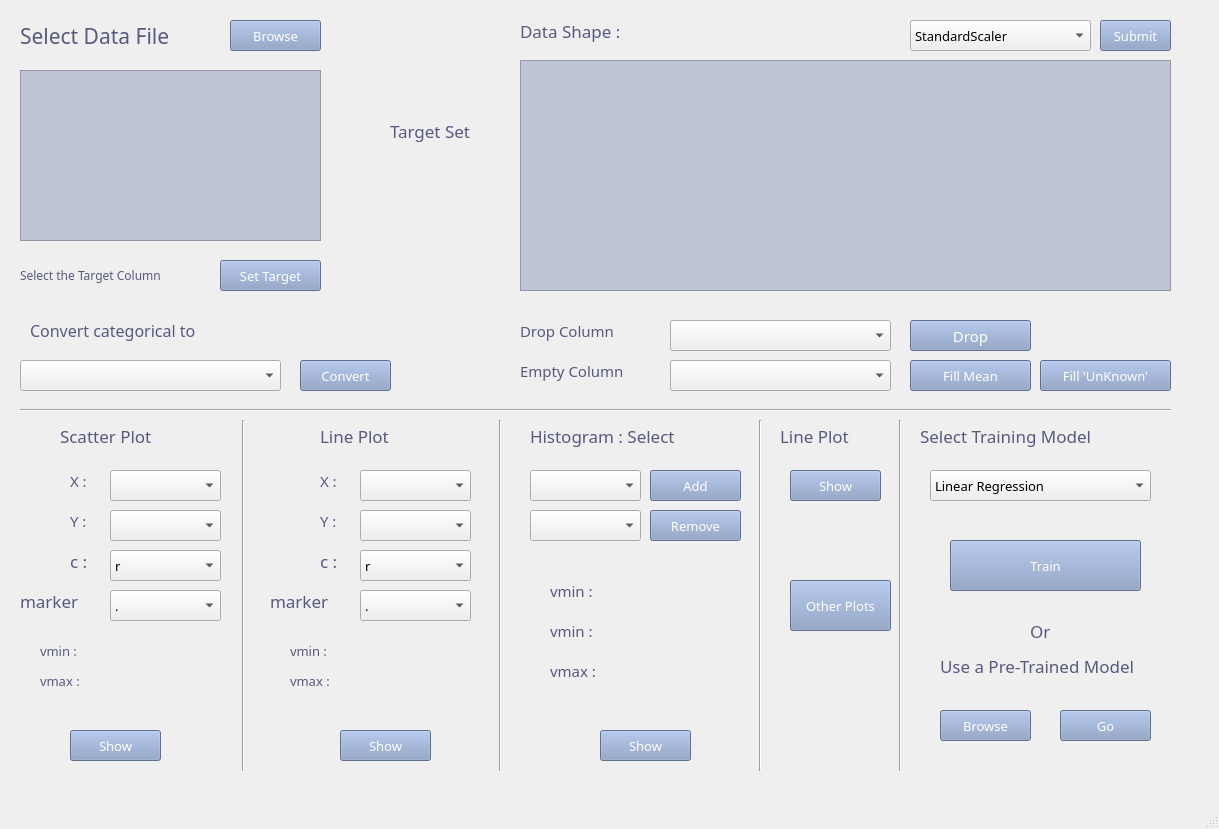
<?xml version="1.0" encoding="UTF-8"?>
<ui version="4.0">
 <class>MainWindow</class>
 <widget class="QMainWindow" name="MainWindow">
  <property name="geometry">
   <rect>
    <x>0</x>
    <y>0</y>
    <width>1219</width>
    <height>829</height>
   </rect>
  </property>
  <property name="font">
   <font>
    <family>EF_다이어리</family>
    <pointsize>10</pointsize>
   </font>
  </property>
  <property name="windowTitle">
   <string>MainWindow</string>
  </property>
  <widget class="QWidget" name="centralwidget">
   <widget class="QLabel" name="label">
    <property name="geometry">
     <rect>
      <x>20</x>
      <y>20</y>
      <width>201</width>
      <height>31</height>
     </rect>
    </property>
    <property name="font">
     <font>
      <family>빛의 계승자 Bold</family>
      <pointsize>16</pointsize>
      <weight>9</weight>
      <italic>false</italic>
      <bold>false</bold>
     </font>
    </property>
    <property name="styleSheet">
     <string notr="true">color: rgb(87, 89, 127);
font: 75 16pt &quot;빛의 계승자 Bold&quot;;</string>
    </property>
    <property name="text">
     <string>Select Data File</string>
    </property>
   </widget>
   <widget class="QPushButton" name="Browse">
    <property name="geometry">
     <rect>
      <x>230</x>
      <y>20</y>
      <width>91</width>
      <height>31</height>
     </rect>
    </property>
    <property name="font">
     <font>
      <family>빛의 계승자 Regular</family>
      <pointsize>10</pointsize>
      <weight>50</weight>
      <italic>false</italic>
      <bold>false</bold>
      <underline>false</underline>
     </font>
    </property>
    <property name="styleSheet">
     <string notr="true">background-color: rgb(133, 154, 194);
font: 10pt &quot;빛의 계승자 Regular&quot;;
color: rgb(255, 255, 255);</string>
    </property>
    <property name="text">
     <string>Browse</string>
    </property>
   </widget>
   <widget class="QListWidget" name="column_list">
    <property name="geometry">
     <rect>
      <x>20</x>
      <y>70</y>
      <width>301</width>
      <height>171</height>
     </rect>
    </property>
    <property name="styleSheet">
     <string notr="true">color: rgb(87, 89, 127);
background-color: rgb(192, 197, 213);
selection-color: rgb(102, 136, 154);
border-color: rgb(255, 255, 255);
font: 9pt &quot;조선100년체&quot;;</string>
    </property>
   </widget>
   <widget class="QPushButton" name="Submit">
    <property name="geometry">
     <rect>
      <x>220</x>
      <y>260</y>
      <width>101</width>
      <height>31</height>
     </rect>
    </property>
    <property name="font">
     <font>
      <family>빛의 계승자 Regular</family>
      <pointsize>10</pointsize>
      <weight>50</weight>
      <italic>false</italic>
      <bold>false</bold>
      <underline>false</underline>
     </font>
    </property>
    <property name="styleSheet">
     <string notr="true">background-color: rgb(133, 154, 194);
font: 10pt &quot;빛의 계승자 Regular&quot;;
color: rgb(255, 255, 255);</string>
    </property>
    <property name="text">
     <string>Set Target</string>
    </property>
   </widget>
   <widget class="QLabel" name="label_2">
    <property name="geometry">
     <rect>
      <x>20</x>
      <y>260</y>
      <width>201</width>
      <height>31</height>
     </rect>
    </property>
    <property name="font">
     <font>
      <family>빛의 계승자 Bold</family>
      <pointsize>9</pointsize>
      <weight>9</weight>
      <italic>false</italic>
      <bold>false</bold>
     </font>
    </property>
    <property name="styleSheet">
     <string notr="true">color: rgb(87, 89, 127);
font: 75 9pt &quot;빛의 계승자 Bold&quot;;</string>
    </property>
    <property name="text">
     <string>Select the Target Column</string>
    </property>
   </widget>
   <widget class="QLabel" name="label_3">
    <property name="geometry">
     <rect>
      <x>390</x>
      <y>110</y>
      <width>121</width>
      <height>41</height>
     </rect>
    </property>
    <property name="font">
     <font>
      <family>빛의 계승자 Bold</family>
      <pointsize>13</pointsize>
      <weight>9</weight>
      <italic>false</italic>
      <bold>false</bold>
     </font>
    </property>
    <property name="styleSheet">
     <string notr="true">color: rgb(87, 89, 127);
font: 75 13pt &quot;빛의 계승자 Bold&quot;;</string>
    </property>
    <property name="text">
     <string>Target Set</string>
    </property>
   </widget>
   <widget class="QLabel" name="target_col">
    <property name="geometry">
     <rect>
      <x>410</x>
      <y>160</y>
      <width>101</width>
      <height>41</height>
     </rect>
    </property>
    <property name="font">
     <font>
      <family>HS봄바람체 2.1</family>
      <pointsize>12</pointsize>
      <weight>50</weight>
      <italic>false</italic>
      <bold>false</bold>
     </font>
    </property>
    <property name="styleSheet">
     <string notr="true">color: rgb(126, 128, 152);
font: 12pt &quot;HS봄바람체 2.1&quot;;</string>
    </property>
    <property name="text">
     <string/>
    </property>
   </widget>
   <widget class="QTableView" name="tableView">
    <property name="geometry">
     <rect>
      <x>520</x>
      <y>60</y>
      <width>651</width>
      <height>231</height>
     </rect>
    </property>
    <property name="styleSheet">
     <string notr="true">color: rgb(87, 89, 127);
background-color: rgb(192, 197, 213);
gridline-color: rgb(255, 255, 255);
selection-color: rgb(102, 136, 154);
font: 9pt &quot;조선100년체&quot;;
</string>
    </property>
   </widget>
   <widget class="QLabel" name="label_4">
    <property name="geometry">
     <rect>
      <x>520</x>
      <y>10</y>
      <width>131</width>
      <height>41</height>
     </rect>
    </property>
    <property name="font">
     <font>
      <family>빛의 계승자 Bold</family>
      <pointsize>13</pointsize>
      <weight>9</weight>
      <italic>false</italic>
      <bold>false</bold>
     </font>
    </property>
    <property name="styleSheet">
     <string notr="true">color: rgb(87, 89, 127);
font: 75 13pt &quot;빛의 계승자 Bold&quot;;</string>
    </property>
    <property name="text">
     <string>Data Shape :</string>
    </property>
   </widget>
   <widget class="QLabel" name="shape">
    <property name="geometry">
     <rect>
      <x>660</x>
      <y>10</y>
      <width>241</width>
      <height>41</height>
     </rect>
    </property>
    <property name="font">
     <font>
      <family>HS봄바람체 2.1</family>
      <pointsize>9</pointsize>
      <weight>50</weight>
      <italic>false</italic>
      <bold>false</bold>
     </font>
    </property>
    <property name="styleSheet">
     <string notr="true">color: rgb(126, 128, 152);
font: 9pt &quot;HS봄바람체 2.1&quot;;</string>
    </property>
    <property name="text">
     <string/>
    </property>
   </widget>
   <widget class="QComboBox" name="scaler">
    <property name="geometry">
     <rect>
      <x>910</x>
      <y>20</y>
      <width>181</width>
      <height>31</height>
     </rect>
    </property>
    <property name="styleSheet">
     <string notr="true">font: 10pt &quot;EF_다이어리&quot;;</string>
    </property>
    <item>
     <property name="text">
      <string>StandardScaler</string>
     </property>
    </item>
    <item>
     <property name="text">
      <string>MinMaxScaler</string>
     </property>
    </item>
    <item>
     <property name="text">
      <string>PowerScaler</string>
     </property>
    </item>
   </widget>
   <widget class="QPushButton" name="scale_btn">
    <property name="geometry">
     <rect>
      <x>1100</x>
      <y>20</y>
      <width>71</width>
      <height>31</height>
     </rect>
    </property>
    <property name="font">
     <font>
      <family>빛의 계승자 Regular</family>
      <pointsize>10</pointsize>
      <weight>50</weight>
      <italic>false</italic>
      <bold>false</bold>
      <underline>false</underline>
     </font>
    </property>
    <property name="styleSheet">
     <string notr="true">background-color: rgb(133, 154, 194);
font: 10pt &quot;빛의 계승자 Regular&quot;;
color: rgb(255, 255, 255);</string>
    </property>
    <property name="text">
     <string>Submit</string>
    </property>
   </widget>
   <widget class="QPushButton" name="convert_btn">
    <property name="geometry">
     <rect>
      <x>300</x>
      <y>360</y>
      <width>91</width>
      <height>31</height>
     </rect>
    </property>
    <property name="font">
     <font>
      <family>빛의 계승자 Regular</family>
      <pointsize>10</pointsize>
      <weight>50</weight>
      <italic>false</italic>
      <bold>false</bold>
      <underline>false</underline>
     </font>
    </property>
    <property name="styleSheet">
     <string notr="true">background-color: rgb(133, 154, 194);
font: 10pt &quot;빛의 계승자 Regular&quot;;
color: rgb(255, 255, 255);</string>
    </property>
    <property name="text">
     <string>Convert</string>
    </property>
   </widget>
   <widget class="QComboBox" name="cat_column">
    <property name="geometry">
     <rect>
      <x>20</x>
      <y>360</y>
      <width>261</width>
      <height>31</height>
     </rect>
    </property>
    <property name="styleSheet">
     <string notr="true">font: 10pt &quot;EF_다이어리&quot;;</string>
    </property>
   </widget>
   <widget class="QLabel" name="label_5">
    <property name="geometry">
     <rect>
      <x>30</x>
      <y>310</y>
      <width>251</width>
      <height>41</height>
     </rect>
    </property>
    <property name="font">
     <font>
      <family>빛의 계승자 Bold</family>
      <pointsize>12</pointsize>
      <weight>9</weight>
      <italic>false</italic>
      <bold>false</bold>
     </font>
    </property>
    <property name="styleSheet">
     <string notr="true">color: rgb(87, 89, 127);
font: 75 12pt &quot;빛의 계승자 Bold&quot;;</string>
    </property>
    <property name="text">
     <string>Convert categorical to</string>
    </property>
   </widget>
   <widget class="QLabel" name="label_6">
    <property name="geometry">
     <rect>
      <x>520</x>
      <y>310</y>
      <width>151</width>
      <height>41</height>
     </rect>
    </property>
    <property name="font">
     <font>
      <family>빛의 계승자 Bold</family>
      <pointsize>11</pointsize>
      <weight>9</weight>
      <italic>false</italic>
      <bold>false</bold>
     </font>
    </property>
    <property name="styleSheet">
     <string notr="true">color: rgb(87, 89, 127);
font: 75 11pt &quot;빛의 계승자 Bold&quot;;</string>
    </property>
    <property name="text">
     <string>Drop Column</string>
    </property>
   </widget>
   <widget class="QLabel" name="label_7">
    <property name="geometry">
     <rect>
      <x>520</x>
      <y>350</y>
      <width>131</width>
      <height>41</height>
     </rect>
    </property>
    <property name="font">
     <font>
      <family>빛의 계승자 Bold</family>
      <pointsize>11</pointsize>
      <weight>9</weight>
      <italic>false</italic>
      <bold>false</bold>
     </font>
    </property>
    <property name="styleSheet">
     <string notr="true">color: rgb(87, 89, 127);
font: 75 11pt &quot;빛의 계승자 Bold&quot;;</string>
    </property>
    <property name="text">
     <string>Empty Column</string>
    </property>
   </widget>
   <widget class="QComboBox" name="drop_column">
    <property name="geometry">
     <rect>
      <x>670</x>
      <y>320</y>
      <width>221</width>
      <height>31</height>
     </rect>
    </property>
   </widget>
   <widget class="QComboBox" name="empty_column">
    <property name="geometry">
     <rect>
      <x>670</x>
      <y>360</y>
      <width>221</width>
      <height>31</height>
     </rect>
    </property>
   </widget>
   <widget class="QPushButton" name="drop_btn">
    <property name="geometry">
     <rect>
      <x>910</x>
      <y>320</y>
      <width>121</width>
      <height>31</height>
     </rect>
    </property>
    <property name="font">
     <font>
      <family>빛의 계승자 Regular</family>
      <pointsize>11</pointsize>
      <weight>50</weight>
      <italic>false</italic>
      <bold>false</bold>
      <underline>false</underline>
     </font>
    </property>
    <property name="styleSheet">
     <string notr="true">background-color: rgb(133, 154, 194);
font: 11pt &quot;빛의 계승자 Regular&quot;;
color: rgb(255, 255, 255);</string>
    </property>
    <property name="text">
     <string>Drop</string>
    </property>
   </widget>
   <widget class="QPushButton" name="fillmean_btn">
    <property name="geometry">
     <rect>
      <x>910</x>
      <y>360</y>
      <width>121</width>
      <height>31</height>
     </rect>
    </property>
    <property name="font">
     <font>
      <family>빛의 계승자 Regular</family>
      <pointsize>10</pointsize>
      <weight>50</weight>
      <italic>false</italic>
      <bold>false</bold>
      <underline>false</underline>
     </font>
    </property>
    <property name="styleSheet">
     <string notr="true">background-color: rgb(133, 154, 194);
font: 10pt &quot;빛의 계승자 Regular&quot;;
color: rgb(255, 255, 255);</string>
    </property>
    <property name="text">
     <string>Fill Mean</string>
    </property>
   </widget>
   <widget class="QPushButton" name="fillna_btn">
    <property name="geometry">
     <rect>
      <x>1040</x>
      <y>360</y>
      <width>131</width>
      <height>31</height>
     </rect>
    </property>
    <property name="font">
     <font>
      <family>빛의 계승자 Regular</family>
      <pointsize>10</pointsize>
      <weight>50</weight>
      <italic>false</italic>
      <bold>false</bold>
      <underline>false</underline>
     </font>
    </property>
    <property name="styleSheet">
     <string notr="true">background-color: rgb(133, 154, 194);
font: 10pt &quot;빛의 계승자 Regular&quot;;
color: rgb(255, 255, 255);</string>
    </property>
    <property name="text">
     <string>Fill 'UnKnown'</string>
    </property>
   </widget>
   <widget class="QLabel" name="Nontarget_alarm">
    <property name="geometry">
     <rect>
      <x>370</x>
      <y>50</y>
      <width>141</width>
      <height>51</height>
     </rect>
    </property>
    <property name="font">
     <font>
      <family>빛의 계승자 Bold</family>
      <pointsize>10</pointsize>
      <weight>9</weight>
      <italic>false</italic>
      <bold>false</bold>
     </font>
    </property>
    <property name="styleSheet">
     <string notr="true">color: rgb(87, 89, 127);
color: rgb(198, 103, 103);
font: 75 10pt &quot;빛의 계승자 Bold&quot;;</string>
    </property>
    <property name="text">
     <string/>
    </property>
   </widget>
   <widget class="Line" name="line">
    <property name="geometry">
     <rect>
      <x>20</x>
      <y>400</y>
      <width>1151</width>
      <height>20</height>
     </rect>
    </property>
    <property name="orientation">
     <enum>Qt::Horizontal</enum>
    </property>
   </widget>
   <widget class="QLabel" name="label_8">
    <property name="geometry">
     <rect>
      <x>60</x>
      <y>420</y>
      <width>131</width>
      <height>31</height>
     </rect>
    </property>
    <property name="font">
     <font>
      <family>빛의 계승자 Bold</family>
      <pointsize>13</pointsize>
      <weight>9</weight>
      <italic>false</italic>
      <bold>false</bold>
     </font>
    </property>
    <property name="styleSheet">
     <string notr="true">color: rgb(87, 89, 127);
font: 75 13pt &quot;빛의 계승자 Bold&quot;;</string>
    </property>
    <property name="text">
     <string>Scatter Plot</string>
    </property>
   </widget>
   <widget class="QLabel" name="label_9">
    <property name="geometry">
     <rect>
      <x>70</x>
      <y>460</y>
      <width>31</width>
      <height>41</height>
     </rect>
    </property>
    <property name="font">
     <font>
      <family>빛의 계승자 Bold</family>
      <pointsize>11</pointsize>
      <weight>9</weight>
      <italic>false</italic>
      <bold>false</bold>
     </font>
    </property>
    <property name="styleSheet">
     <string notr="true">color: rgb(87, 89, 127);
font: 75 11pt &quot;빛의 계승자 Bold&quot;;</string>
    </property>
    <property name="text">
     <string>X : </string>
    </property>
   </widget>
   <widget class="QLabel" name="label_10">
    <property name="geometry">
     <rect>
      <x>70</x>
      <y>500</y>
      <width>31</width>
      <height>41</height>
     </rect>
    </property>
    <property name="font">
     <font>
      <family>빛의 계승자 Bold</family>
      <pointsize>11</pointsize>
      <weight>9</weight>
      <italic>false</italic>
      <bold>false</bold>
     </font>
    </property>
    <property name="styleSheet">
     <string notr="true">color: rgb(87, 89, 127);
font: 75 11pt &quot;빛의 계승자 Bold&quot;;</string>
    </property>
    <property name="text">
     <string>Y : </string>
    </property>
   </widget>
   <widget class="QLabel" name="label_11">
    <property name="geometry">
     <rect>
      <x>70</x>
      <y>540</y>
      <width>31</width>
      <height>41</height>
     </rect>
    </property>
    <property name="font">
     <font>
      <family>빛의 계승자 Bold</family>
      <pointsize>13</pointsize>
      <weight>9</weight>
      <italic>false</italic>
      <bold>false</bold>
     </font>
    </property>
    <property name="styleSheet">
     <string notr="true">color: rgb(87, 89, 127);
font: 75 13pt &quot;빛의 계승자 Bold&quot;;</string>
    </property>
    <property name="text">
     <string>c : </string>
    </property>
   </widget>
   <widget class="QComboBox" name="scatter_x">
    <property name="geometry">
     <rect>
      <x>110</x>
      <y>470</y>
      <width>111</width>
      <height>31</height>
     </rect>
    </property>
   </widget>
   <widget class="QComboBox" name="scatter_y">
    <property name="geometry">
     <rect>
      <x>110</x>
      <y>510</y>
      <width>111</width>
      <height>31</height>
     </rect>
    </property>
   </widget>
   <widget class="QComboBox" name="scatter_c">
    <property name="geometry">
     <rect>
      <x>110</x>
      <y>550</y>
      <width>111</width>
      <height>31</height>
     </rect>
    </property>
    <item>
     <property name="text">
      <string>r</string>
     </property>
    </item>
    <item>
     <property name="text">
      <string>g</string>
     </property>
    </item>
    <item>
     <property name="text">
      <string>b</string>
     </property>
    </item>
    <item>
     <property name="text">
      <string>y</string>
     </property>
    </item>
    <item>
     <property name="text">
      <string>k</string>
     </property>
    </item>
   </widget>
   <widget class="QLabel" name="label_12">
    <property name="geometry">
     <rect>
      <x>20</x>
      <y>580</y>
      <width>81</width>
      <height>41</height>
     </rect>
    </property>
    <property name="font">
     <font>
      <family>빛의 계승자 Bold</family>
      <pointsize>13</pointsize>
      <weight>9</weight>
      <italic>false</italic>
      <bold>false</bold>
     </font>
    </property>
    <property name="styleSheet">
     <string notr="true">color: rgb(87, 89, 127);
font: 75 13pt &quot;빛의 계승자 Bold&quot;;</string>
    </property>
    <property name="text">
     <string>marker</string>
    </property>
   </widget>
   <widget class="QComboBox" name="scatter_marker">
    <property name="geometry">
     <rect>
      <x>110</x>
      <y>590</y>
      <width>111</width>
      <height>31</height>
     </rect>
    </property>
    <item>
     <property name="text">
      <string>.</string>
     </property>
    </item>
    <item>
     <property name="text">
      <string>,</string>
     </property>
    </item>
    <item>
     <property name="text">
      <string>o</string>
     </property>
    </item>
    <item>
     <property name="text">
      <string>^</string>
     </property>
    </item>
    <item>
     <property name="text">
      <string>&lt;</string>
     </property>
    </item>
    <item>
     <property name="text">
      <string>&gt;</string>
     </property>
    </item>
    <item>
     <property name="text">
      <string>1</string>
     </property>
    </item>
    <item>
     <property name="text">
      <string>2</string>
     </property>
    </item>
    <item>
     <property name="text">
      <string>3</string>
     </property>
    </item>
    <item>
     <property name="text">
      <string>4</string>
     </property>
    </item>
    <item>
     <property name="text">
      <string>8</string>
     </property>
    </item>
   </widget>
   <widget class="QLabel" name="label_13">
    <property name="geometry">
     <rect>
      <x>40</x>
      <y>630</y>
      <width>61</width>
      <height>41</height>
     </rect>
    </property>
    <property name="font">
     <font>
      <family>빛의 계승자 Bold</family>
      <pointsize>10</pointsize>
      <weight>9</weight>
      <italic>false</italic>
      <bold>false</bold>
     </font>
    </property>
    <property name="styleSheet">
     <string notr="true">color: rgb(87, 89, 127);
font: 75 10pt &quot;빛의 계승자 Bold&quot;;</string>
    </property>
    <property name="text">
     <string>vmin : </string>
    </property>
   </widget>
   <widget class="QLabel" name="label_15">
    <property name="geometry">
     <rect>
      <x>110</x>
      <y>630</y>
      <width>111</width>
      <height>41</height>
     </rect>
    </property>
    <property name="font">
     <font>
      <family>빛의 계승자 Bold</family>
      <pointsize>13</pointsize>
      <weight>9</weight>
      <italic>false</italic>
      <bold>false</bold>
      <underline>true</underline>
     </font>
    </property>
    <property name="styleSheet">
     <string notr="true">color: rgb(87, 89, 127);
font: 75 13pt &quot;빛의 계승자 Bold&quot;;</string>
    </property>
    <property name="text">
     <string/>
    </property>
   </widget>
   <widget class="QPushButton" name="scatterplot">
    <property name="geometry">
     <rect>
      <x>70</x>
      <y>730</y>
      <width>91</width>
      <height>31</height>
     </rect>
    </property>
    <property name="font">
     <font>
      <family>빛의 계승자 Regular</family>
      <pointsize>10</pointsize>
      <weight>50</weight>
      <italic>false</italic>
      <bold>false</bold>
      <underline>false</underline>
     </font>
    </property>
    <property name="styleSheet">
     <string notr="true">background-color: rgb(133, 154, 194);
font: 10pt &quot;빛의 계승자 Regular&quot;;
color: rgb(255, 255, 255);</string>
    </property>
    <property name="text">
     <string>Show</string>
    </property>
   </widget>
   <widget class="QLabel" name="label_16">
    <property name="geometry">
     <rect>
      <x>110</x>
      <y>660</y>
      <width>111</width>
      <height>41</height>
     </rect>
    </property>
    <property name="font">
     <font>
      <family>빛의 계승자 Bold</family>
      <pointsize>13</pointsize>
      <weight>9</weight>
      <italic>false</italic>
      <bold>false</bold>
      <underline>true</underline>
     </font>
    </property>
    <property name="styleSheet">
     <string notr="true">color: rgb(87, 89, 127);
font: 75 13pt &quot;빛의 계승자 Bold&quot;;</string>
    </property>
    <property name="text">
     <string/>
    </property>
   </widget>
   <widget class="QLabel" name="label_14">
    <property name="geometry">
     <rect>
      <x>40</x>
      <y>660</y>
      <width>61</width>
      <height>41</height>
     </rect>
    </property>
    <property name="font">
     <font>
      <family>빛의 계승자 Bold</family>
      <pointsize>10</pointsize>
      <weight>9</weight>
      <italic>false</italic>
      <bold>false</bold>
     </font>
    </property>
    <property name="styleSheet">
     <string notr="true">color: rgb(87, 89, 127);
font: 75 10pt &quot;빛의 계승자 Bold&quot;;</string>
    </property>
    <property name="text">
     <string>vmax : </string>
    </property>
   </widget>
   <widget class="QLabel" name="label_17">
    <property name="geometry">
     <rect>
      <x>290</x>
      <y>660</y>
      <width>61</width>
      <height>41</height>
     </rect>
    </property>
    <property name="font">
     <font>
      <family>빛의 계승자 Bold</family>
      <pointsize>10</pointsize>
      <weight>9</weight>
      <italic>false</italic>
      <bold>false</bold>
     </font>
    </property>
    <property name="styleSheet">
     <string notr="true">color: rgb(87, 89, 127);
font: 75 10pt &quot;빛의 계승자 Bold&quot;;</string>
    </property>
    <property name="text">
     <string>vmax : </string>
    </property>
   </widget>
   <widget class="QLabel" name="label_18">
    <property name="geometry">
     <rect>
      <x>320</x>
      <y>500</y>
      <width>31</width>
      <height>41</height>
     </rect>
    </property>
    <property name="font">
     <font>
      <family>빛의 계승자 Bold</family>
      <pointsize>11</pointsize>
      <weight>9</weight>
      <italic>false</italic>
      <bold>false</bold>
     </font>
    </property>
    <property name="styleSheet">
     <string notr="true">color: rgb(87, 89, 127);
font: 75 11pt &quot;빛의 계승자 Bold&quot;;</string>
    </property>
    <property name="text">
     <string>Y : </string>
    </property>
   </widget>
   <widget class="QComboBox" name="plot_c">
    <property name="geometry">
     <rect>
      <x>360</x>
      <y>550</y>
      <width>111</width>
      <height>31</height>
     </rect>
    </property>
    <item>
     <property name="text">
      <string>r</string>
     </property>
    </item>
    <item>
     <property name="text">
      <string>g</string>
     </property>
    </item>
    <item>
     <property name="text">
      <string>b</string>
     </property>
    </item>
    <item>
     <property name="text">
      <string>y</string>
     </property>
    </item>
    <item>
     <property name="text">
      <string>k</string>
     </property>
    </item>
   </widget>
   <widget class="QLabel" name="label_19">
    <property name="geometry">
     <rect>
      <x>270</x>
      <y>580</y>
      <width>81</width>
      <height>41</height>
     </rect>
    </property>
    <property name="font">
     <font>
      <family>빛의 계승자 Bold</family>
      <pointsize>13</pointsize>
      <weight>9</weight>
      <italic>false</italic>
      <bold>false</bold>
     </font>
    </property>
    <property name="styleSheet">
     <string notr="true">color: rgb(87, 89, 127);
font: 75 13pt &quot;빛의 계승자 Bold&quot;;</string>
    </property>
    <property name="text">
     <string>marker</string>
    </property>
   </widget>
   <widget class="QPushButton" name="lineplot">
    <property name="geometry">
     <rect>
      <x>340</x>
      <y>730</y>
      <width>91</width>
      <height>31</height>
     </rect>
    </property>
    <property name="font">
     <font>
      <family>빛의 계승자 Regular</family>
      <pointsize>10</pointsize>
      <weight>50</weight>
      <italic>false</italic>
      <bold>false</bold>
      <underline>false</underline>
     </font>
    </property>
    <property name="styleSheet">
     <string notr="true">background-color: rgb(133, 154, 194);
font: 10pt &quot;빛의 계승자 Regular&quot;;
color: rgb(255, 255, 255);</string>
    </property>
    <property name="text">
     <string>Show</string>
    </property>
   </widget>
   <widget class="QLabel" name="label_20">
    <property name="geometry">
     <rect>
      <x>320</x>
      <y>540</y>
      <width>31</width>
      <height>41</height>
     </rect>
    </property>
    <property name="font">
     <font>
      <family>빛의 계승자 Bold</family>
      <pointsize>13</pointsize>
      <weight>9</weight>
      <italic>false</italic>
      <bold>false</bold>
     </font>
    </property>
    <property name="styleSheet">
     <string notr="true">color: rgb(87, 89, 127);
font: 75 13pt &quot;빛의 계승자 Bold&quot;;</string>
    </property>
    <property name="text">
     <string>c : </string>
    </property>
   </widget>
   <widget class="QLabel" name="label_21">
    <property name="geometry">
     <rect>
      <x>360</x>
      <y>630</y>
      <width>111</width>
      <height>41</height>
     </rect>
    </property>
    <property name="font">
     <font>
      <family>빛의 계승자 Bold</family>
      <pointsize>13</pointsize>
      <weight>9</weight>
      <italic>false</italic>
      <bold>false</bold>
      <underline>true</underline>
     </font>
    </property>
    <property name="styleSheet">
     <string notr="true">color: rgb(87, 89, 127);
font: 75 13pt &quot;빛의 계승자 Bold&quot;;</string>
    </property>
    <property name="text">
     <string/>
    </property>
   </widget>
   <widget class="QLabel" name="label_22">
    <property name="geometry">
     <rect>
      <x>290</x>
      <y>630</y>
      <width>61</width>
      <height>41</height>
     </rect>
    </property>
    <property name="font">
     <font>
      <family>빛의 계승자 Bold</family>
      <pointsize>10</pointsize>
      <weight>9</weight>
      <italic>false</italic>
      <bold>false</bold>
     </font>
    </property>
    <property name="styleSheet">
     <string notr="true">color: rgb(87, 89, 127);
font: 75 10pt &quot;빛의 계승자 Bold&quot;;</string>
    </property>
    <property name="text">
     <string>vmin : </string>
    </property>
   </widget>
   <widget class="QLabel" name="label_23">
    <property name="geometry">
     <rect>
      <x>360</x>
      <y>660</y>
      <width>111</width>
      <height>41</height>
     </rect>
    </property>
    <property name="font">
     <font>
      <family>빛의 계승자 Bold</family>
      <pointsize>13</pointsize>
      <weight>9</weight>
      <italic>false</italic>
      <bold>false</bold>
      <underline>true</underline>
     </font>
    </property>
    <property name="styleSheet">
     <string notr="true">color: rgb(87, 89, 127);
font: 75 13pt &quot;빛의 계승자 Bold&quot;;</string>
    </property>
    <property name="text">
     <string/>
    </property>
   </widget>
   <widget class="QComboBox" name="plot_y">
    <property name="geometry">
     <rect>
      <x>360</x>
      <y>510</y>
      <width>111</width>
      <height>31</height>
     </rect>
    </property>
   </widget>
   <widget class="QComboBox" name="plot_x">
    <property name="geometry">
     <rect>
      <x>360</x>
      <y>470</y>
      <width>111</width>
      <height>31</height>
     </rect>
    </property>
   </widget>
   <widget class="QComboBox" name="plot_marker">
    <property name="geometry">
     <rect>
      <x>360</x>
      <y>590</y>
      <width>111</width>
      <height>31</height>
     </rect>
    </property>
    <item>
     <property name="text">
      <string>.</string>
     </property>
    </item>
    <item>
     <property name="text">
      <string>,</string>
     </property>
    </item>
    <item>
     <property name="text">
      <string>o</string>
     </property>
    </item>
    <item>
     <property name="text">
      <string>^</string>
     </property>
    </item>
    <item>
     <property name="text">
      <string>&lt;</string>
     </property>
    </item>
    <item>
     <property name="text">
      <string>&gt;</string>
     </property>
    </item>
    <item>
     <property name="text">
      <string>1</string>
     </property>
    </item>
    <item>
     <property name="text">
      <string>2</string>
     </property>
    </item>
    <item>
     <property name="text">
      <string>3</string>
     </property>
    </item>
    <item>
     <property name="text">
      <string>4</string>
     </property>
    </item>
    <item>
     <property name="text">
      <string>8</string>
     </property>
    </item>
   </widget>
   <widget class="QLabel" name="label_24">
    <property name="geometry">
     <rect>
      <x>320</x>
      <y>420</y>
      <width>121</width>
      <height>31</height>
     </rect>
    </property>
    <property name="font">
     <font>
      <family>빛의 계승자 Bold</family>
      <pointsize>13</pointsize>
      <weight>9</weight>
      <italic>false</italic>
      <bold>false</bold>
     </font>
    </property>
    <property name="styleSheet">
     <string notr="true">color: rgb(87, 89, 127);
font: 75 13pt &quot;빛의 계승자 Bold&quot;;</string>
    </property>
    <property name="text">
     <string>Line Plot</string>
    </property>
   </widget>
   <widget class="QLabel" name="label_25">
    <property name="geometry">
     <rect>
      <x>320</x>
      <y>460</y>
      <width>31</width>
      <height>41</height>
     </rect>
    </property>
    <property name="font">
     <font>
      <family>빛의 계승자 Bold</family>
      <pointsize>11</pointsize>
      <weight>9</weight>
      <italic>false</italic>
      <bold>false</bold>
     </font>
    </property>
    <property name="styleSheet">
     <string notr="true">color: rgb(87, 89, 127);
font: 75 11pt &quot;빛의 계승자 Bold&quot;;</string>
    </property>
    <property name="text">
     <string>X : </string>
    </property>
   </widget>
   <widget class="QLabel" name="label_27">
    <property name="geometry">
     <rect>
      <x>620</x>
      <y>610</y>
      <width>111</width>
      <height>41</height>
     </rect>
    </property>
    <property name="font">
     <font>
      <family>빛의 계승자 Bold</family>
      <pointsize>13</pointsize>
      <weight>9</weight>
      <italic>false</italic>
      <bold>false</bold>
      <underline>true</underline>
     </font>
    </property>
    <property name="styleSheet">
     <string notr="true">color: rgb(87, 89, 127);
font: 75 13pt &quot;빛의 계승자 Bold&quot;;</string>
    </property>
    <property name="text">
     <string/>
    </property>
   </widget>
   <widget class="QLabel" name="label_29">
    <property name="geometry">
     <rect>
      <x>530</x>
      <y>420</y>
      <width>201</width>
      <height>31</height>
     </rect>
    </property>
    <property name="font">
     <font>
      <family>빛의 계승자 Bold</family>
      <pointsize>13</pointsize>
      <weight>9</weight>
      <italic>false</italic>
      <bold>false</bold>
     </font>
    </property>
    <property name="styleSheet">
     <string notr="true">color: rgb(87, 89, 127);
font: 75 13pt &quot;빛의 계승자 Bold&quot;;</string>
    </property>
    <property name="text">
     <string>Histogram : Select</string>
    </property>
   </widget>
   <widget class="QLabel" name="label_30">
    <property name="geometry">
     <rect>
      <x>550</x>
      <y>610</y>
      <width>61</width>
      <height>41</height>
     </rect>
    </property>
    <property name="font">
     <font>
      <family>빛의 계승자 Bold</family>
      <pointsize>11</pointsize>
      <weight>9</weight>
      <italic>false</italic>
      <bold>false</bold>
     </font>
    </property>
    <property name="styleSheet">
     <string notr="true">color: rgb(87, 89, 127);
font: 75 11pt &quot;빛의 계승자 Bold&quot;;</string>
    </property>
    <property name="text">
     <string>vmin : </string>
    </property>
   </widget>
   <widget class="QComboBox" name="hist_column_add">
    <property name="geometry">
     <rect>
      <x>530</x>
      <y>510</y>
      <width>111</width>
      <height>31</height>
     </rect>
    </property>
   </widget>
   <widget class="QComboBox" name="hist_column">
    <property name="geometry">
     <rect>
      <x>530</x>
      <y>470</y>
      <width>111</width>
      <height>31</height>
     </rect>
    </property>
   </widget>
   <widget class="QPushButton" name="histogram">
    <property name="geometry">
     <rect>
      <x>600</x>
      <y>730</y>
      <width>91</width>
      <height>31</height>
     </rect>
    </property>
    <property name="font">
     <font>
      <family>빛의 계승자 Regular</family>
      <pointsize>10</pointsize>
      <weight>50</weight>
      <italic>false</italic>
      <bold>false</bold>
      <underline>false</underline>
     </font>
    </property>
    <property name="styleSheet">
     <string notr="true">background-color: rgb(133, 154, 194);
font: 10pt &quot;빛의 계승자 Regular&quot;;
color: rgb(255, 255, 255);</string>
    </property>
    <property name="text">
     <string>Show</string>
    </property>
   </widget>
   <widget class="QLabel" name="label_32">
    <property name="geometry">
     <rect>
      <x>550</x>
      <y>650</y>
      <width>61</width>
      <height>41</height>
     </rect>
    </property>
    <property name="font">
     <font>
      <family>빛의 계승자 Bold</family>
      <pointsize>11</pointsize>
      <weight>9</weight>
      <italic>false</italic>
      <bold>false</bold>
     </font>
    </property>
    <property name="styleSheet">
     <string notr="true">color: rgb(87, 89, 127);
font: 75 11pt &quot;빛의 계승자 Bold&quot;;</string>
    </property>
    <property name="text">
     <string>vmax : </string>
    </property>
   </widget>
   <widget class="QLabel" name="label_34">
    <property name="geometry">
     <rect>
      <x>620</x>
      <y>650</y>
      <width>111</width>
      <height>41</height>
     </rect>
    </property>
    <property name="font">
     <font>
      <family>빛의 계승자 Bold</family>
      <pointsize>13</pointsize>
      <weight>9</weight>
      <italic>false</italic>
      <bold>false</bold>
      <underline>true</underline>
     </font>
    </property>
    <property name="styleSheet">
     <string notr="true">color: rgb(87, 89, 127);
font: 75 13pt &quot;빛의 계승자 Bold&quot;;</string>
    </property>
    <property name="text">
     <string/>
    </property>
   </widget>
   <widget class="QLabel" name="label_35">
    <property name="geometry">
     <rect>
      <x>780</x>
      <y>420</y>
      <width>101</width>
      <height>31</height>
     </rect>
    </property>
    <property name="font">
     <font>
      <family>빛의 계승자 Bold</family>
      <pointsize>13</pointsize>
      <weight>9</weight>
      <italic>false</italic>
      <bold>false</bold>
     </font>
    </property>
    <property name="styleSheet">
     <string notr="true">color: rgb(87, 89, 127);
font: 75 13pt &quot;빛의 계승자 Bold&quot;;</string>
    </property>
    <property name="text">
     <string>Line Plot</string>
    </property>
   </widget>
   <widget class="QPushButton" name="convert_btn_5">
    <property name="geometry">
     <rect>
      <x>790</x>
      <y>470</y>
      <width>91</width>
      <height>31</height>
     </rect>
    </property>
    <property name="font">
     <font>
      <family>빛의 계승자 Regular</family>
      <pointsize>10</pointsize>
      <weight>50</weight>
      <italic>false</italic>
      <bold>false</bold>
      <underline>false</underline>
     </font>
    </property>
    <property name="styleSheet">
     <string notr="true">background-color: rgb(133, 154, 194);
font: 10pt &quot;빛의 계승자 Regular&quot;;
color: rgb(255, 255, 255);</string>
    </property>
    <property name="text">
     <string>Show</string>
    </property>
   </widget>
   <widget class="QLabel" name="label_28">
    <property name="geometry">
     <rect>
      <x>620</x>
      <y>570</y>
      <width>111</width>
      <height>41</height>
     </rect>
    </property>
    <property name="font">
     <font>
      <family>빛의 계승자 Bold</family>
      <pointsize>13</pointsize>
      <weight>9</weight>
      <italic>false</italic>
      <bold>false</bold>
      <underline>true</underline>
     </font>
    </property>
    <property name="styleSheet">
     <string notr="true">color: rgb(87, 89, 127);
font: 75 13pt &quot;빛의 계승자 Bold&quot;;</string>
    </property>
    <property name="text">
     <string/>
    </property>
   </widget>
   <widget class="QLabel" name="label_31">
    <property name="geometry">
     <rect>
      <x>550</x>
      <y>570</y>
      <width>61</width>
      <height>41</height>
     </rect>
    </property>
    <property name="font">
     <font>
      <family>빛의 계승자 Bold</family>
      <pointsize>11</pointsize>
      <weight>9</weight>
      <italic>false</italic>
      <bold>false</bold>
     </font>
    </property>
    <property name="styleSheet">
     <string notr="true">color: rgb(87, 89, 127);
font: 75 11pt &quot;빛의 계승자 Bold&quot;;</string>
    </property>
    <property name="text">
     <string>vmin : </string>
    </property>
   </widget>
   <widget class="QPushButton" name="hist_add_btn">
    <property name="geometry">
     <rect>
      <x>650</x>
      <y>470</y>
      <width>91</width>
      <height>31</height>
     </rect>
    </property>
    <property name="font">
     <font>
      <family>빛의 계승자 Regular</family>
      <pointsize>10</pointsize>
      <weight>50</weight>
      <italic>false</italic>
      <bold>false</bold>
      <underline>false</underline>
     </font>
    </property>
    <property name="styleSheet">
     <string notr="true">background-color: rgb(133, 154, 194);
font: 10pt &quot;빛의 계승자 Regular&quot;;
color: rgb(255, 255, 255);</string>
    </property>
    <property name="text">
     <string>Add</string>
    </property>
   </widget>
   <widget class="QPushButton" name="hist_remove_btn">
    <property name="geometry">
     <rect>
      <x>650</x>
      <y>510</y>
      <width>91</width>
      <height>31</height>
     </rect>
    </property>
    <property name="font">
     <font>
      <family>빛의 계승자 Regular</family>
      <pointsize>10</pointsize>
      <weight>50</weight>
      <italic>false</italic>
      <bold>false</bold>
      <underline>false</underline>
     </font>
    </property>
    <property name="styleSheet">
     <string notr="true">background-color: rgb(133, 154, 194);
font: 10pt &quot;빛의 계승자 Regular&quot;;
color: rgb(255, 255, 255);</string>
    </property>
    <property name="text">
     <string>Remove</string>
    </property>
   </widget>
   <widget class="QPushButton" name="convert_btn_8">
    <property name="geometry">
     <rect>
      <x>790</x>
      <y>580</y>
      <width>101</width>
      <height>51</height>
     </rect>
    </property>
    <property name="font">
     <font>
      <family>빛의 계승자 Regular</family>
      <pointsize>10</pointsize>
      <weight>50</weight>
      <italic>false</italic>
      <bold>false</bold>
      <underline>false</underline>
     </font>
    </property>
    <property name="styleSheet">
     <string notr="true">background-color: rgb(133, 154, 194);
font: 10pt &quot;빛의 계승자 Regular&quot;;
color: rgb(255, 255, 255);</string>
    </property>
    <property name="text">
     <string>Other Plots</string>
    </property>
   </widget>
   <widget class="QLabel" name="label_33">
    <property name="geometry">
     <rect>
      <x>920</x>
      <y>420</y>
      <width>241</width>
      <height>31</height>
     </rect>
    </property>
    <property name="font">
     <font>
      <family>빛의 계승자 Bold</family>
      <pointsize>13</pointsize>
      <weight>9</weight>
      <italic>false</italic>
      <bold>false</bold>
     </font>
    </property>
    <property name="styleSheet">
     <string notr="true">color: rgb(87, 89, 127);
font: 75 13pt &quot;빛의 계승자 Bold&quot;;</string>
    </property>
    <property name="text">
     <string>Select Training Model</string>
    </property>
   </widget>
   <widget class="QComboBox" name="model_select">
    <property name="geometry">
     <rect>
      <x>930</x>
      <y>470</y>
      <width>221</width>
      <height>31</height>
     </rect>
    </property>
    <item>
     <property name="text">
      <string>Linear Regression</string>
     </property>
    </item>
    <item>
     <property name="text">
      <string>SVM</string>
     </property>
    </item>
    <item>
     <property name="text">
      <string>Logistic Regression</string>
     </property>
    </item>
    <item>
     <property name="text">
      <string>Random Forest</string>
     </property>
    </item>
    <item>
     <property name="text">
      <string>Multi Layer Perceptron</string>
     </property>
    </item>
   </widget>
   <widget class="QPushButton" name="train">
    <property name="geometry">
     <rect>
      <x>950</x>
      <y>540</y>
      <width>191</width>
      <height>51</height>
     </rect>
    </property>
    <property name="font">
     <font>
      <family>빛의 계승자 Regular</family>
      <pointsize>10</pointsize>
      <weight>50</weight>
      <italic>false</italic>
      <bold>false</bold>
      <underline>false</underline>
     </font>
    </property>
    <property name="styleSheet">
     <string notr="true">background-color: rgb(133, 154, 194);
font: 10pt &quot;빛의 계승자 Regular&quot;;
color: rgb(255, 255, 255);</string>
    </property>
    <property name="text">
     <string>Train</string>
    </property>
   </widget>
   <widget class="QLabel" name="label_26">
    <property name="geometry">
     <rect>
      <x>1030</x>
      <y>610</y>
      <width>31</width>
      <height>41</height>
     </rect>
    </property>
    <property name="font">
     <font>
      <family>빛의 계승자 Bold</family>
      <pointsize>13</pointsize>
      <weight>9</weight>
      <italic>false</italic>
      <bold>false</bold>
     </font>
    </property>
    <property name="styleSheet">
     <string notr="true">color: rgb(87, 89, 127);
font: 75 13pt &quot;빛의 계승자 Bold&quot;;</string>
    </property>
    <property name="text">
     <string>Or</string>
    </property>
   </widget>
   <widget class="QLabel" name="label_36">
    <property name="geometry">
     <rect>
      <x>940</x>
      <y>650</y>
      <width>201</width>
      <height>31</height>
     </rect>
    </property>
    <property name="font">
     <font>
      <family>빛의 계승자 Bold</family>
      <pointsize>13</pointsize>
      <weight>9</weight>
      <italic>false</italic>
      <bold>false</bold>
     </font>
    </property>
    <property name="styleSheet">
     <string notr="true">color: rgb(87, 89, 127);
font: 75 13pt &quot;빛의 계승자 Bold&quot;;</string>
    </property>
    <property name="text">
     <string>Use a Pre-Trained Model</string>
    </property>
   </widget>
   <widget class="QPushButton" name="pre_trained">
    <property name="geometry">
     <rect>
      <x>940</x>
      <y>710</y>
      <width>91</width>
      <height>31</height>
     </rect>
    </property>
    <property name="font">
     <font>
      <family>빛의 계승자 Regular</family>
      <pointsize>10</pointsize>
      <weight>50</weight>
      <italic>false</italic>
      <bold>false</bold>
      <underline>false</underline>
     </font>
    </property>
    <property name="styleSheet">
     <string notr="true">background-color: rgb(133, 154, 194);
font: 10pt &quot;빛의 계승자 Regular&quot;;
color: rgb(255, 255, 255);</string>
    </property>
    <property name="text">
     <string>Browse</string>
    </property>
   </widget>
   <widget class="QPushButton" name="go_pre_trained">
    <property name="geometry">
     <rect>
      <x>1060</x>
      <y>710</y>
      <width>91</width>
      <height>31</height>
     </rect>
    </property>
    <property name="font">
     <font>
      <family>빛의 계승자 Regular</family>
      <pointsize>10</pointsize>
      <weight>50</weight>
      <italic>false</italic>
      <bold>false</bold>
      <underline>false</underline>
     </font>
    </property>
    <property name="styleSheet">
     <string notr="true">background-color: rgb(133, 154, 194);
font: 10pt &quot;빛의 계승자 Regular&quot;;
color: rgb(255, 255, 255);</string>
    </property>
    <property name="text">
     <string>Go</string>
    </property>
   </widget>
   <widget class="Line" name="line_2">
    <property name="geometry">
     <rect>
      <x>233</x>
      <y>420</y>
      <width>20</width>
      <height>351</height>
     </rect>
    </property>
    <property name="orientation">
     <enum>Qt::Vertical</enum>
    </property>
   </widget>
   <widget class="Line" name="line_3">
    <property name="geometry">
     <rect>
      <x>490</x>
      <y>420</y>
      <width>20</width>
      <height>351</height>
     </rect>
    </property>
    <property name="orientation">
     <enum>Qt::Vertical</enum>
    </property>
   </widget>
   <widget class="Line" name="line_4">
    <property name="geometry">
     <rect>
      <x>750</x>
      <y>420</y>
      <width>20</width>
      <height>351</height>
     </rect>
    </property>
    <property name="orientation">
     <enum>Qt::Vertical</enum>
    </property>
   </widget>
   <widget class="Line" name="line_5">
    <property name="geometry">
     <rect>
      <x>890</x>
      <y>420</y>
      <width>20</width>
      <height>351</height>
     </rect>
    </property>
    <property name="orientation">
     <enum>Qt::Vertical</enum>
    </property>
   </widget>
  </widget>
  <widget class="QMenuBar" name="menubar">
   <property name="geometry">
    <rect>
     <x>0</x>
     <y>0</y>
     <width>1219</width>
     <height>23</height>
    </rect>
   </property>
  </widget>
  <widget class="QStatusBar" name="statusbar"/>
 </widget>
 <resources/>
 <connections/>
</ui>
